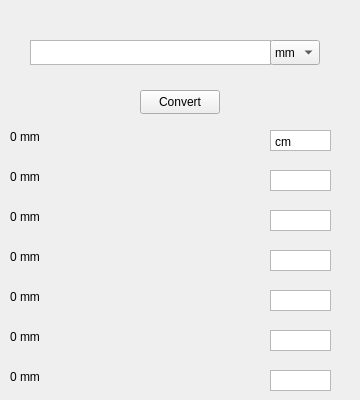
    <widget class="QWidget" name="page_9">
     <widget class="QPlainTextEdit" name="plainTextEdit_9">
      <property name="geometry">
       <rect>
        <x>30</x>
        <y>40</y>
        <width>241</width>
        <height>25</height>
       </rect>
      </property>
      <property name="font">
       <font>
        <family>Segoe UI</family>
        <pointsize>9</pointsize>
        <bold>true</bold>
       </font>
      </property>
      <property name="verticalScrollBarPolicy">
       <enum>Qt::ScrollBarAlwaysOff</enum>
      </property>
      <property name="horizontalScrollBarPolicy">
       <enum>Qt::ScrollBarAlwaysOff</enum>
      </property>
      <property name="plainText">
       <string/>
      </property>
     </widget>
     <widget class="QComboBox" name="comboBox1_4">
      <property name="geometry">
       <rect>
        <x>270</x>
        <y>40</y>
        <width>50</width>
        <height>25</height>
       </rect>
      </property>
      <item>
       <property name="text">
        <string>mm</string>
       </property>
      </item>
      <item>
       <property name="text">
        <string>cm</string>
       </property>
      </item>
      <item>
       <property name="text">
        <string>inch</string>
       </property>
      </item>
      <item>
       <property name="text">
        <string>ft</string>
       </property>
      </item>
      <item>
       <property name="text">
        <string>m</string>
       </property>
      </item>
      <item>
       <property name="text">
        <string>km</string>
       </property>
      </item>
      <item>
       <property name="text">
        <string>yd</string>
       </property>
      </item>
     </widget>
     <widget class="QPushButton" name="pushButton1_4">
      <property name="geometry">
       <rect>
        <x>140</x>
        <y>90</y>
        <width>80</width>
        <height>24</height>
       </rect>
      </property>
      <property name="text">
       <string>Convert</string>
      </property>
     </widget>
     <widget class="QLabel" name="label_69">
      <property name="geometry">
       <rect>
        <x>10</x>
        <y>130</y>
        <width>341</width>
        <height>21</height>
       </rect>
      </property>
      <property name="lineWidth">
       <number>0</number>
      </property>
      <property name="text">
       <string>0 mm</string>
      </property>
      <property name="alignment">
       <set>Qt::AlignLeading|Qt::AlignLeft|Qt::AlignTop</set>
      </property>
      <property name="margin">
       <number>2</number>
      </property>
      <property name="indent">
       <number>-1</number>
      </property>
     </widget>
     <widget class="QLabel" name="label_70">
      <property name="geometry">
       <rect>
        <x>10</x>
        <y>170</y>
        <width>341</width>
        <height>21</height>
       </rect>
      </property>
      <property name="lineWidth">
       <number>0</number>
      </property>
      <property name="text">
       <string>0 mm</string>
      </property>
      <property name="alignment">
       <set>Qt::AlignLeading|Qt::AlignLeft|Qt::AlignTop</set>
      </property>
      <property name="margin">
       <number>2</number>
      </property>
      <property name="indent">
       <number>-1</number>
      </property>
     </widget>
     <widget class="QLabel" name="label_71">
      <property name="geometry">
       <rect>
        <x>10</x>
        <y>210</y>
        <width>341</width>
        <height>21</height>
       </rect>
      </property>
      <property name="lineWidth">
       <number>0</number>
      </property>
      <property name="text">
       <string>0 mm</string>
      </property>
      <property name="alignment">
       <set>Qt::AlignLeading|Qt::AlignLeft|Qt::AlignTop</set>
      </property>
      <property name="margin">
       <number>2</number>
      </property>
      <property name="indent">
       <number>-1</number>
      </property>
     </widget>
     <widget class="QLabel" name="label_72">
      <property name="geometry">
       <rect>
        <x>10</x>
        <y>250</y>
        <width>341</width>
        <height>21</height>
       </rect>
      </property>
      <property name="lineWidth">
       <number>0</number>
      </property>
      <property name="text">
       <string>0 mm</string>
      </property>
      <property name="alignment">
       <set>Qt::AlignLeading|Qt::AlignLeft|Qt::AlignTop</set>
      </property>
      <property name="margin">
       <number>2</number>
      </property>
      <property name="indent">
       <number>-1</number>
      </property>
     </widget>
     <widget class="QLabel" name="label_73">
      <property name="geometry">
       <rect>
        <x>10</x>
        <y>290</y>
        <width>341</width>
        <height>21</height>
       </rect>
      </property>
      <property name="lineWidth">
       <number>0</number>
      </property>
      <property name="text">
       <string>0 mm</string>
      </property>
      <property name="alignment">
       <set>Qt::AlignLeading|Qt::AlignLeft|Qt::AlignTop</set>
      </property>
      <property name="margin">
       <number>2</number>
      </property>
      <property name="indent">
       <number>-1</number>
      </property>
     </widget>
     <widget class="QLabel" name="label_74">
      <property name="geometry">
       <rect>
        <x>10</x>
        <y>330</y>
        <width>341</width>
        <height>21</height>
       </rect>
      </property>
      <property name="lineWidth">
       <number>0</number>
      </property>
      <property name="text">
       <string>0 mm</string>
      </property>
      <property name="alignment">
       <set>Qt::AlignLeading|Qt::AlignLeft|Qt::AlignTop</set>
      </property>
      <property name="margin">
       <number>2</number>
      </property>
      <property name="indent">
       <number>-1</number>
      </property>
     </widget>
     <widget class="QLabel" name="label_75">
      <property name="geometry">
       <rect>
        <x>10</x>
        <y>370</y>
        <width>341</width>
        <height>21</height>
       </rect>
      </property>
      <property name="lineWidth">
       <number>0</number>
      </property>
      <property name="text">
       <string>0 mm</string>
      </property>
      <property name="alignment">
       <set>Qt::AlignLeading|Qt::AlignLeft|Qt::AlignTop</set>
      </property>
      <property name="margin">
       <number>2</number>
      </property>
      <property name="indent">
       <number>-1</number>
      </property>
     </widget>
     <widget class="QTextEdit" name="textEdit_57">
      <property name="geometry">
       <rect>
        <x>270</x>
        <y>210</y>
        <width>61</width>
        <height>21</height>
       </rect>
      </property>
      <property name="verticalScrollBarPolicy">
       <enum>Qt::ScrollBarAlwaysOff</enum>
      </property>
      <property name="readOnly">
       <bool>true</bool>
      </property>
     </widget>
     <widget class="QTextEdit" name="textEdit_58">
      <property name="geometry">
       <rect>
        <x>270</x>
        <y>370</y>
        <width>61</width>
        <height>21</height>
       </rect>
      </property>
      <property name="verticalScrollBarPolicy">
       <enum>Qt::ScrollBarAlwaysOff</enum>
      </property>
      <property name="readOnly">
       <bool>true</bool>
      </property>
     </widget>
     <widget class="QTextEdit" name="textEdit_59">
      <property name="geometry">
       <rect>
        <x>270</x>
        <y>290</y>
        <width>61</width>
        <height>21</height>
       </rect>
      </property>
      <property name="verticalScrollBarPolicy">
       <enum>Qt::ScrollBarAlwaysOff</enum>
      </property>
      <property name="readOnly">
       <bool>true</bool>
      </property>
     </widget>
     <widget class="QTextEdit" name="textEdit_60">
      <property name="geometry">
       <rect>
        <x>270</x>
        <y>170</y>
        <width>61</width>
        <height>21</height>
       </rect>
      </property>
      <property name="verticalScrollBarPolicy">
       <enum>Qt::ScrollBarAlwaysOff</enum>
      </property>
      <property name="readOnly">
       <bool>true</bool>
      </property>
     </widget>
     <widget class="QTextEdit" name="textEdit_61">
      <property name="geometry">
       <rect>
        <x>270</x>
        <y>250</y>
        <width>61</width>
        <height>21</height>
       </rect>
      </property>
      <property name="verticalScrollBarPolicy">
       <enum>Qt::ScrollBarAlwaysOff</enum>
      </property>
      <property name="readOnly">
       <bool>true</bool>
      </property>
     </widget>
     <widget class="QTextEdit" name="textEdit_62">
      <property name="geometry">
       <rect>
        <x>270</x>
        <y>330</y>
        <width>61</width>
        <height>21</height>
       </rect>
      </property>
      <property name="verticalScrollBarPolicy">
       <enum>Qt::ScrollBarAlwaysOff</enum>
      </property>
      <property name="readOnly">
       <bool>true</bool>
      </property>
     </widget>
     <widget class="QTextEdit" name="textEdit_63">
      <property name="geometry">
       <rect>
        <x>270</x>
        <y>130</y>
        <width>61</width>
        <height>21</height>
       </rect>
      </property>
      <property name="verticalScrollBarPolicy">
       <enum>Qt::ScrollBarAlwaysOff</enum>
      </property>
      <property name="readOnly">
       <bool>true</bool>
      </property>
      <property name="html">
       <string>&lt;!DOCTYPE HTML PUBLIC &quot;-//W3C//DTD HTML 4.0//EN&quot; &quot;http://www.w3.org/TR/REC-html40/strict.dtd&quot;&gt;
&lt;html&gt;&lt;head&gt;&lt;meta name=&quot;qrichtext&quot; content=&quot;1&quot; /&gt;&lt;meta charset=&quot;utf-8&quot; /&gt;&lt;style type=&quot;text/css&quot;&gt;
p, li { white-space: pre-wrap; }
hr { height: 1px; border-width: 0; }
li.unchecked::marker { content: &quot;\2610&quot;; }
li.checked::marker { content: &quot;\2612&quot;; }
&lt;/style&gt;&lt;/head&gt;&lt;body style=&quot; font-family:'Segoe UI'; font-size:9pt; font-weight:400; font-style:normal;&quot;&gt;
&lt;p style=&quot; margin-top:0px; margin-bottom:0px; margin-left:0px; margin-right:0px; -qt-block-indent:0; text-indent:0px;&quot;&gt;cm&lt;/p&gt;
&lt;p style=&quot;-qt-paragraph-type:empty; margin-top:0px; margin-bottom:0px; margin-left:0px; margin-right:0px; -qt-block-indent:0; text-indent:0px;&quot;&gt;&lt;br /&gt;&lt;/p&gt;&lt;/body&gt;&lt;/html&gt;</string>
      </property>
     </widget>
    </widget>
